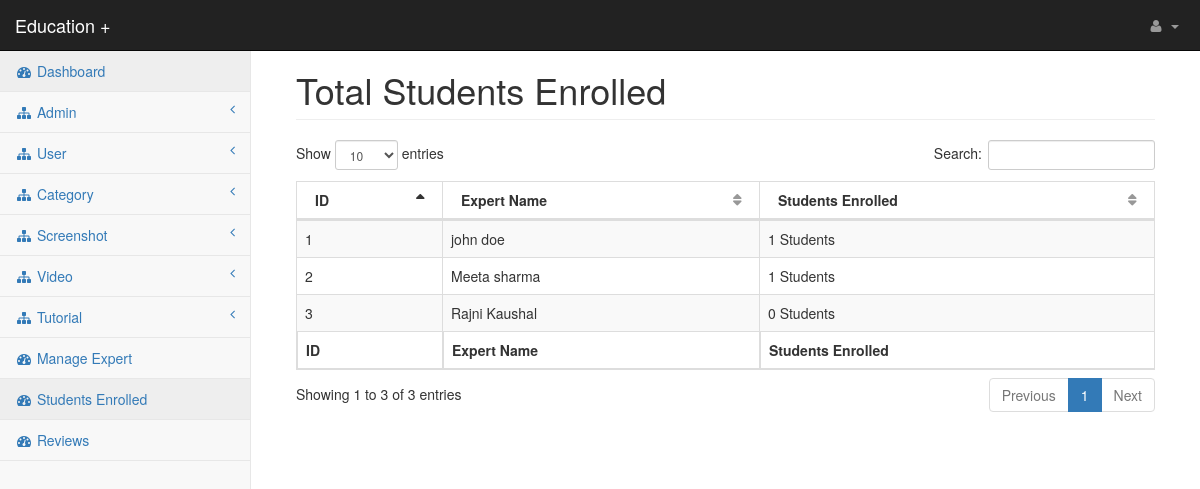
The page /admin/students_enrolled.php (signed in) on the database its author committed.
### tables this page shows
CREATE TABLE `expert` (
  `expert_id` int(11) NOT NULL,
  `expert_name` varchar(100) NOT NULL,
  `expert_email` varchar(100) NOT NULL,
  `expert_pswd` varchar(200) NOT NULL,
  `expert_designation` varchar(200) NOT NULL,
  `expert_company` varchar(200) NOT NULL,
  `expert_location` varchar(200) NOT NULL,
  `expert_phone` varchar(20) NOT NULL,
  `expert_qualification` varchar(200) NOT NULL,
  `expert_skills` varchar(200) NOT NULL,
  `expert_work_experience` varchar(100) NOT NULL,
  `expert_resume` varchar(100) NOT NULL,
  `expert_image` varchar(100) NOT NULL,
  `expert_status` varchar(100) NOT NULL,
  `time` timestamp NOT NULL DEFAULT CURRENT_TIMESTAMP ON UPDATE CURRENT_TIMESTAMP
);

### admin/students_enrolled.php (the view, shortened to what this page needs)
<?php require 'header_files.php'; ?>
<body>
<div id="wrapper">
    <?php require 'menu.php'; ?>
    <div id="page-wrapper">
        <div class="container-fluid">
            <div class="row">
                <div class="col-lg-12">
                    <h1 class="page-header">Total Students Enrolled</h1>
                </div>
            </div>
			<table id="manageadmin" class="table table-bordered table-striped">
				<thead>
					<tr>
						<th>ID</th>
						<th>Expert Name</th>
						<th>Students Enrolled</th>
					</tr>
				</thead>
				<tfoot>
					<tr>
						<th>ID</th>
						<th>Expert Name</th>
						<th>Students Enrolled</th>
					</tr>
				</tfoot>
				<tbody>
					<?php
					$i=1;
					$x1="select * from expert where expert_status='active'";
					$chk2=$conn->query($x1);
					while($r1=$chk2->fetch_assoc())
					{
						$exid=$r1['expert_id'];
					$q="select count(user_id) as tot from subscribe where status='subscribe' and expert_id='$exid'";
					$chk=$conn->query($q);
					while($r=$chk->fetch_assoc())
					{
					?>
					<tr>
						<td><?php echo $i; ?></td>
						<td><?php echo $r1['expert_name']; ?></td>
						<td><?php echo $r['tot']." Students"; ?></td>
					</tr>
					<?php
						}
					$i++;
					}
					?>
				</tbody>
			</table>
        </div>
    </div>
</div>
</body>
</html>

### admin/css/startmin.css (style rules this page uses)
body { background-color: #f8f8f8; }
#wrapper { width: 100%; }
#page-wrapper { padding: 30px 15px 0 15px; min-height: 568px; background-color: #fff; }
@media (min-width:768px) { #page-wrapper { position: inherit; margin-left: 250px; padding: 30px 30px 0 30px; border-left: 1px solid #e7e7e7; } }
table.dataTable thead .sorting, table.dataTable thead .sorting_asc, table.dataTable thead .sorting_desc, table.dataTable thead .sorting_asc_disabled, table.dataTable thead .sorting_desc_disabled { background: 0 0; }
table.dataTable thead .sorting_asc:after { content: "\f0de"; float: right; font-family: fontawesome; }
table.dataTable thead .sorting:after { content: "\f0dc"; float: right; font-family: fontawesome; color: rgba(50,50,50,.5); }

### rows shown on the page
expert: expert_name "john doe", tot "1"
expert: expert_name "Meeta sharma", tot "1"
expert: expert_name "Rajni Kaushal", tot "0"
